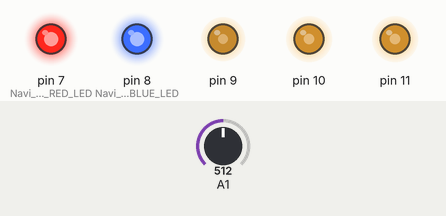
The sketch below on a simulated Arduino Uno, built with avr-gcc and run on an emulated ATmega328P. Shown: output pins drawn as LEDs (lit = HIGH). The test bench sets the inputs (shaded band); at power-on: A1 = 512.

Above: at 3.2 s.
3.3 s: A1 set to 716
At 4.2 s:
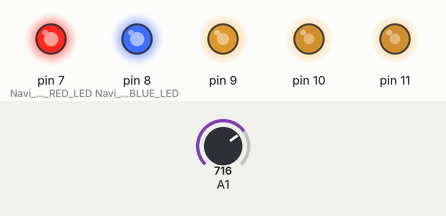
4.8 s: A1 set to 900
At 5.3 s:
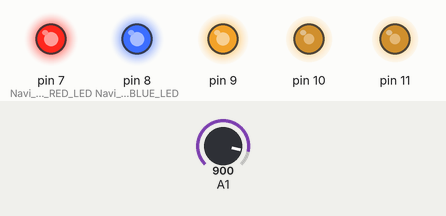
6.3 s: A1 set to 122
At 7.5 s:
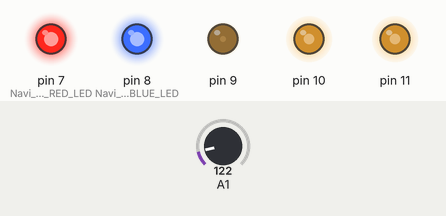
7.8 s: A1 set to 0
At 8.8 s:
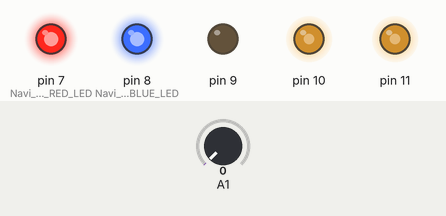
Timing chart, 0 to 10.3 s (numbered marks = the images above; inputs shaded):
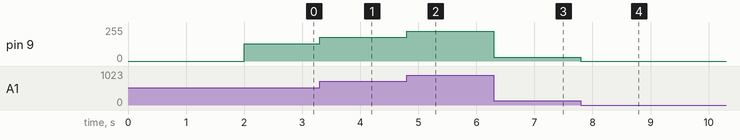

Measured:
- after the input at 3.3 s, pin 9: 128/255 → 179/255 at once
- after the input at 4.8 s, pin 9: 179/255 → 225/255 at once
- after the input at 6.3 s, pin 9: 225/255 → 30/255 at once
- after the input at 7.8 s, pin 9: 30/255 → 0/255 at once

The sketch:

Blackeage_A.ino
```cpp
void setup() {
  pinMode(7, OUTPUT);  // Navi Lite Left RED LED
  pinMode(8, OUTPUT);  // Navi Lite Right BLUE LED

  analogWrite(10, 150);  // Cockpit FRONT LED Set 0~255
  delay(1000);
  analogWrite(11, 150);  // Cockpit REAR LED Set 0~255
  delay(1000);

  digitalWrite(7, HIGH);  // Navi Lite Left RED LED
  digitalWrite(8, HIGH);  // Navi Lite Right BLUE LED
}

void loop() {
  int val = analogRead(A1) / 4;
  analogWrite(9, val);  // ENGINE Nozzle LED
}
```
